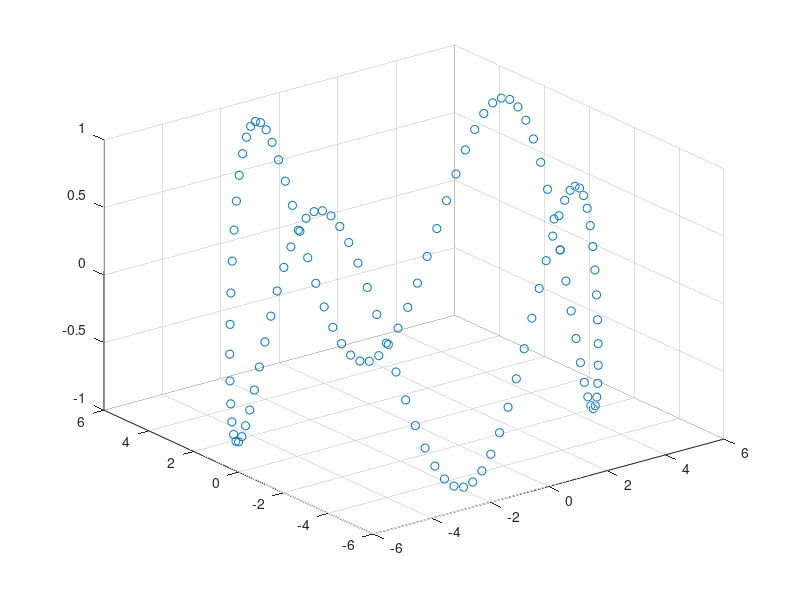

Source code (MATLAB): (Note: this script raises an error after producing the figure.)
% Runs a circle around a cube at the origin

clear
close all
clc

%circle parameters
R = 5; %radius
N = 120; %number of images
inc = 1; %inclination (not a real orbital inclination)
theta = linspace(0,2*pi,N);
x = zeros(3,N);
for ii = 1:N
    x(1,ii) = R*cos(theta(ii));
    x(2,ii) = R*sin(theta(ii));
    x(3,ii) = inc*sin(4*theta(ii));
end

figure
scatter3(x(1,:),x(2,:),x(3,:))

% Create the cube
P = [0; 0; 0];
s = 0.5;
sw = 0.05;
fc = [1 0 0;
    0 1 0;
    0 0 1;
    1 1 0;
    1 0 1;
    0 1 1];

ec = [1 1 1];
C = createCube(P, s, sw, fc, ec);

% createPixelVectors and camera information
f = 500;
width = 640;
height = 480;
sz = [width, height];
px = width/2;
py = height/2;
K = [f, 0, px;
    0, f, py;
    0, 0, 1];

V = createPixelVectors(K,width,height);

%run through and create an image at each point, always pointing towards the
%center
v = [0; 0; 1];
figure
for ii = 1:N
   
    %create the quaternion for this location
    r = vrrotvec(v, P - x(:,ii));
    q = axang2quat(r);
    
    img = createImage(C, x(:,ii), q', V, sz);
    imshow(img)
    
    imwrite(img,strcat('images/cubeCircling',num2str(ii,'%03i'),'.jpg'))

end
